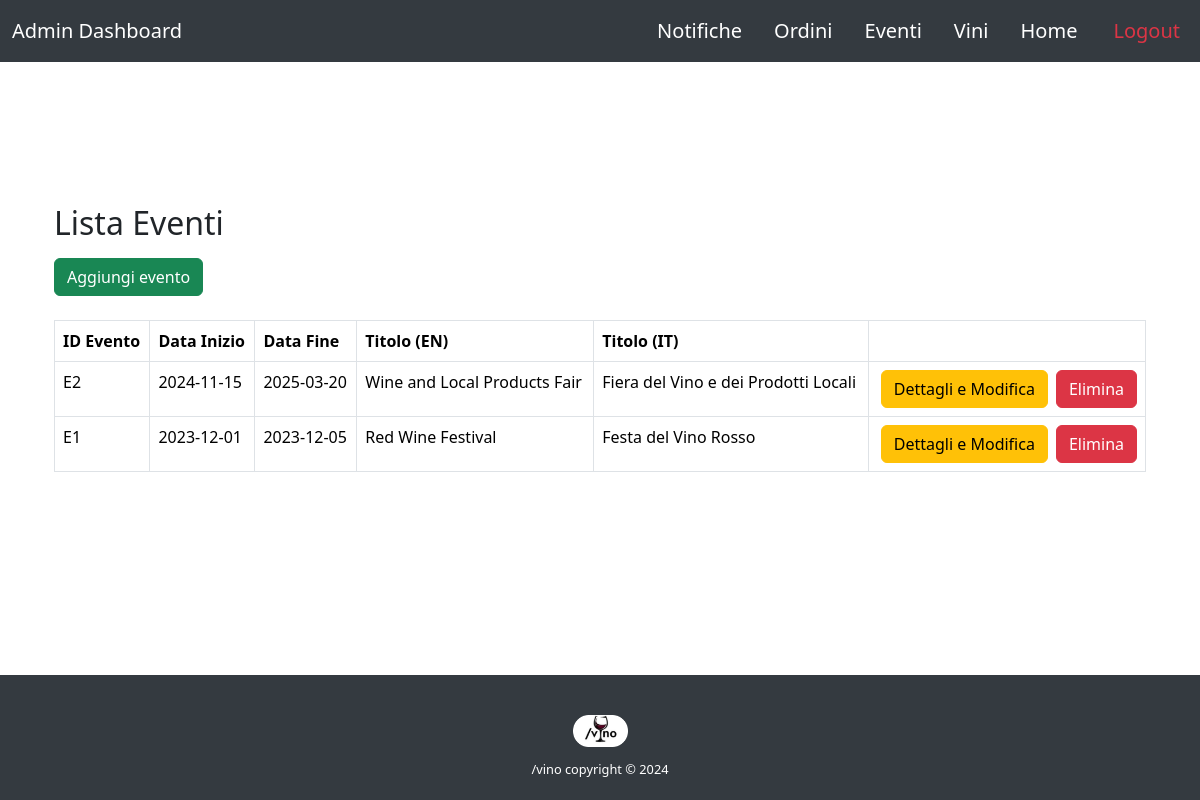
The page /eventManager.php (signed in) on the database its author committed.
### tables this page shows
create table EVENTO (
     ID_Evento varchar(10) not null,
     Data_Inizio date not null,
     Data_Fine date not null,
     Foto text not null,
     primary key (ID_Evento));

create table TESTO_EVENTO (
     ID_Testo varchar(10) not null,
     Lingua numeric(1) not null,
     Titolo varchar(50) not null,
     Sottotitolo varchar(200) not null,
     Descrizione varchar(1000) not null,
     ID_Evento varchar(10) not null,
     primary key (ID_Testo));

### eventManager.php (called while the page is built, shortened)
<?php
require_once("bootstrapt.php");
require("template/base-operatore.php");
?>

### db/database.php (called while the page is built, shortened)
<?php
class VinoDatabase {
    private $pdo;
    public function __construct() {
        try {
            $this->pdo = new PDO("mysql:host=localhost;dbname=vino", "root", "");
            $this->pdo->setAttribute(PDO::ATTR_ERRMODE, PDO::ERRMODE_EXCEPTION);
        } catch (PDOException $e) {
            die("Connection failed: " . $e->getMessage());
        }
    }
    private function executeQuery($query, $params = []) {
        $stmt = $this->pdo->prepare($query);
        $stmt->execute($params);
        return $stmt->fetchAll(PDO::FETCH_ASSOC);
    }
    public function getAllEvents() {
        $query = "
            SELECT
                E.ID_Evento,
                E.Data_Inizio,
                E.Data_Fine,
                E.Foto,
                TI.Titolo AS Titolo_IT,
                TE.Titolo AS Titolo_EN
            FROM
                EVENTO E
            LEFT JOIN
                TESTO_EVENTO TI ON E.ID_Evento = TI.ID_Evento AND TI.Lingua = 1
            LEFT JOIN
                TESTO_EVENTO TE ON E.ID_Evento = TE.ID_Evento AND TE.Lingua = 2
            ORDER BY
                E.Data_Inizio DESC
        ";
        return $this->executeQuery($query);
    }
}
?>

### bootstrapt.php (called while the page is built, shortened)
<?php
require_once("db/database.php");
$db = new VinoDatabase();
?>

### template/eventManager-template.php (the view, shortened to what this page needs)
<?php
$eventi = $db->getAllEvents();
?>
<div class="container my-4">
    <h2 class="mb-3">Lista Eventi</h2>
    <button class="btn btn-success mb-4" data-bs-toggle="modal" data-bs-target="#addEventModal">Aggiungi evento</button>
    <div class="table-responsive">
        <table class="table table-bordered">
            <thead>
                <tr>
                    <th>ID Evento</th>
                    <th>Data Inizio</th>
                    <th>Data Fine</th>
                    <th>Titolo (EN)</th>
                    <th>Titolo (IT)</th>
                    <th></th>
                </tr>
            </thead>
            <tbody>
                <?php if (!empty($eventi)): ?>
                    <?php foreach ($eventi as $evento): ?>
                        <tr id="evento-<?php echo htmlspecialchars($evento['ID_Evento']); ?>">
                            <td><?php echo htmlspecialchars($evento['ID_Evento']); ?></td>
                            <td><?php echo htmlspecialchars($evento['Data_Inizio']); ?></td>
                            <td><?php echo htmlspecialchars($evento['Data_Fine']); ?></td>
                            <td><?php echo htmlspecialchars($evento['Titolo_EN']); ?></td>
                            <td><?php echo htmlspecialchars($evento['Titolo_IT']); ?></td>
                            <td class="text-end">
                                <div class="d-inline-flex gap-2">
                                    <button class="btn btn-warning btn-modifica-evento"
                                            data-id="<?php echo htmlspecialchars($evento['ID_Evento']); ?>"
                                            data-bs-toggle="modal"
                                            data-bs-target="#modificaEventoModal">
                                        Dettagli e Modifica
                                    </button>
                                    <button class="btn btn-danger btn-elimina-evento"
                                            data-id="<?php echo htmlspecialchars($evento['ID_Evento']); ?>">
                                        Elimina
                                    </button>
                                </div>
                            </td>
                        </tr>
                    <?php endforeach; ?>
                <?php else: ?>
                    <tr>
                        <td colspan="6" class="text-center">Nessun evento trovato</td>
                    </tr>
                <?php endif; ?>
            </tbody>
        </table>
    </div>
</div>

### css/style.css (style rules this page uses)
body { margin: 0; padding: 0; width: 100%; height: 100%; }

### rows shown on the page
evento: ID_Evento "E2", Data_Inizio "2024-11-15", Data_Fine "2025-03-20", testo_evento.Titolo "Wine and Local Products Fair", testo_evento.Titolo "Fiera del Vino e dei Prodotti Locali"
evento: ID_Evento "E1", Data_Inizio "2023-12-01", Data_Fine "2023-12-05", testo_evento.Titolo "Red Wine Festival", testo_evento.Titolo "Festa del Vino Rosso"
